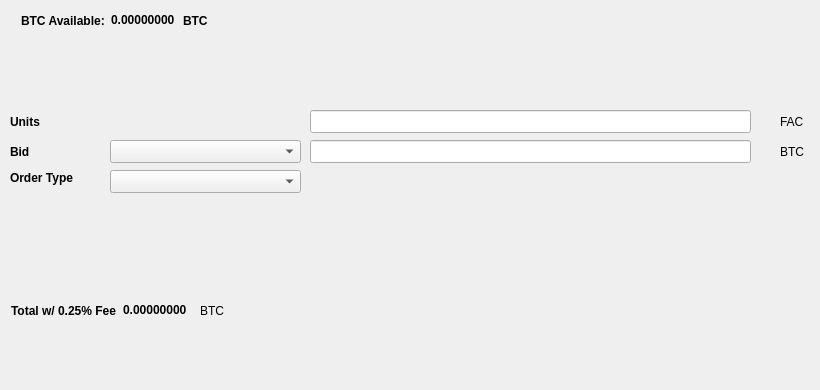
   <widget class="QWidget" name="BuyTab">
    <attribute name="title">
     <string>Buy</string>
    </attribute>
    <widget class="QtMaterialFlatButton" name="BuyFAC" native="true">
     <property name="geometry">
      <rect>
       <x>30</x>
       <y>330</y>
       <width>131</width>
       <height>23</height>
      </rect>
     </property>
     <property name="text" stdset="0">
      <string>Buy FAC</string>
     </property>
     <property name="icon" stdset="0">
      <iconset resource="../fac.qrc">
       <normaloff>:/icons/bitcoin</normaloff>:/icons/bitcoin</iconset>
     </property>
    </widget>
    <widget class="QLabel" name="label_3">
     <property name="geometry">
      <rect>
       <x>10</x>
       <y>110</y>
       <width>46</width>
       <height>23</height>
      </rect>
     </property>
     <property name="font">
      <font>
       <weight>75</weight>
       <bold>true</bold>
      </font>
     </property>
     <property name="text">
      <string>Units</string>
     </property>
    </widget>
    <widget class="QLineEdit" name="UnitsInput">
     <property name="geometry">
      <rect>
       <x>310</x>
       <y>110</y>
       <width>441</width>
       <height>23</height>
      </rect>
     </property>
     <property name="font">
      <font>
       <pointsize>9</pointsize>
       <weight>75</weight>
       <bold>true</bold>
      </font>
     </property>
    </widget>
    <widget class="QLineEdit" name="BuyBidPriceEdit">
     <property name="geometry">
      <rect>
       <x>310</x>
       <y>140</y>
       <width>441</width>
       <height>23</height>
      </rect>
     </property>
     <property name="font">
      <font>
       <pointsize>9</pointsize>
       <weight>75</weight>
       <bold>true</bold>
      </font>
     </property>
    </widget>
    <widget class="QLabel" name="label_4">
     <property name="geometry">
      <rect>
       <x>780</x>
       <y>110</y>
       <width>31</width>
       <height>23</height>
      </rect>
     </property>
     <property name="text">
      <string>FAC</string>
     </property>
    </widget>
    <widget class="QLabel" name="label_5">
     <property name="geometry">
      <rect>
       <x>780</x>
       <y>140</y>
       <width>31</width>
       <height>23</height>
      </rect>
     </property>
     <property name="text">
      <string>BTC</string>
     </property>
    </widget>
    <widget class="QLabel" name="label_6">
     <property name="geometry">
      <rect>
       <x>10</x>
       <y>140</y>
       <width>46</width>
       <height>23</height>
      </rect>
     </property>
     <property name="font">
      <font>
       <weight>75</weight>
       <bold>true</bold>
      </font>
     </property>
     <property name="text">
      <string>Bid</string>
     </property>
    </widget>
    <widget class="QLabel" name="label_7">
     <property name="geometry">
      <rect>
       <x>10</x>
       <y>170</y>
       <width>91</width>
       <height>16</height>
      </rect>
     </property>
     <property name="font">
      <font>
       <weight>75</weight>
       <bold>true</bold>
      </font>
     </property>
     <property name="text">
      <string>Order Type</string>
     </property>
    </widget>
    <widget class="QtMaterialFlatButton" name="Buy_Max_Amount" native="true">
     <property name="geometry">
      <rect>
       <x>110</x>
       <y>110</y>
       <width>191</width>
       <height>23</height>
      </rect>
     </property>
     <property name="font">
      <font>
       <pointsize>10</pointsize>
      </font>
     </property>
     <property name="text" stdset="0">
      <string>Max</string>
     </property>
    </widget>
    <widget class="QComboBox" name="BuyBidcomboBox">
     <property name="geometry">
      <rect>
       <x>110</x>
       <y>140</y>
       <width>191</width>
       <height>23</height>
      </rect>
     </property>
     <property name="font">
      <font>
       <pointsize>10</pointsize>
      </font>
     </property>
    </widget>
    <widget class="QComboBox" name="buyOrdertypeCombo">
     <property name="geometry">
      <rect>
       <x>110</x>
       <y>170</y>
       <width>191</width>
       <height>23</height>
      </rect>
     </property>
     <property name="font">
      <font>
       <pointsize>10</pointsize>
      </font>
     </property>
    </widget>
    <widget class="QWidget" name="layoutWidget1">
     <property name="geometry">
      <rect>
       <x>21</x>
       <y>11</y>
       <width>227</width>
       <height>19</height>
      </rect>
     </property>
     <layout class="QHBoxLayout" name="horizontalLayout_3">
      <item>
       <widget class="QLabel" name="label232">
        <property name="font">
         <font>
          <weight>75</weight>
          <bold>true</bold>
         </font>
        </property>
        <property name="text">
         <string>BTC Available:</string>
        </property>
       </widget>
      </item>
      <item>
       <widget class="QLabel" name="BtcAvailableLbl">
        <property name="palette">
         <palette>
          <active>
           <colorrole role="WindowText">
            <brush brushstyle="SolidPattern">
             <color alpha="255">
              <red>0</red>
              <green>0</green>
              <blue>0</blue>
             </color>
            </brush>
           </colorrole>
           <colorrole role="Button">
            <brush brushstyle="SolidPattern">
             <color alpha="255">
              <red>0</red>
              <green>170</green>
              <blue>0</blue>
             </color>
            </brush>
           </colorrole>
           <colorrole role="Light">
            <brush brushstyle="SolidPattern">
             <color alpha="255">
              <red>0</red>
              <green>255</green>
              <blue>0</blue>
             </color>
            </brush>
           </colorrole>
           <colorrole role="Midlight">
            <brush brushstyle="SolidPattern">
             <color alpha="255">
              <red>0</red>
              <green>212</green>
              <blue>0</blue>
             </color>
            </brush>
           </colorrole>
           <colorrole role="Dark">
            <brush brushstyle="SolidPattern">
             <color alpha="255">
              <red>0</red>
              <green>85</green>
              <blue>0</blue>
             </color>
            </brush>
           </colorrole>
           <colorrole role="Mid">
            <brush brushstyle="SolidPattern">
             <color alpha="255">
              <red>0</red>
              <green>113</green>
              <blue>0</blue>
             </color>
            </brush>
           </colorrole>
           <colorrole role="Text">
            <brush brushstyle="SolidPattern">
             <color alpha="255">
              <red>0</red>
              <green>170</green>
              <blue>0</blue>
             </color>
            </brush>
           </colorrole>
           <colorrole role="BrightText">
            <brush brushstyle="SolidPattern">
             <color alpha="255">
              <red>255</red>
              <green>255</green>
              <blue>255</blue>
             </color>
            </brush>
           </colorrole>
           <colorrole role="ButtonText">
            <brush brushstyle="SolidPattern">
             <color alpha="255">
              <red>0</red>
              <green>0</green>
              <blue>0</blue>
             </color>
            </brush>
           </colorrole>
           <colorrole role="Base">
            <brush brushstyle="SolidPattern">
             <color alpha="255">
              <red>255</red>
              <green>255</green>
              <blue>255</blue>
             </color>
            </brush>
           </colorrole>
           <colorrole role="Window">
            <brush brushstyle="SolidPattern">
             <color alpha="255">
              <red>0</red>
              <green>170</green>
              <blue>0</blue>
             </color>
            </brush>
           </colorrole>
           <colorrole role="Shadow">
            <brush brushstyle="SolidPattern">
             <color alpha="255">
              <red>0</red>
              <green>0</green>
              <blue>0</blue>
             </color>
            </brush>
           </colorrole>
           <colorrole role="AlternateBase">
            <brush brushstyle="SolidPattern">
             <color alpha="255">
              <red>127</red>
              <green>212</green>
              <blue>127</blue>
             </color>
            </brush>
           </colorrole>
           <colorrole role="ToolTipBase">
            <brush brushstyle="SolidPattern">
             <color alpha="255">
              <red>255</red>
              <green>255</green>
              <blue>220</blue>
             </color>
            </brush>
           </colorrole>
           <colorrole role="ToolTipText">
            <brush brushstyle="SolidPattern">
             <color alpha="255">
              <red>0</red>
              <green>0</green>
              <blue>0</blue>
             </color>
            </brush>
           </colorrole>
          </active>
          <inactive>
           <colorrole role="WindowText">
            <brush brushstyle="SolidPattern">
             <color alpha="255">
              <red>0</red>
              <green>0</green>
              <blue>0</blue>
             </color>
            </brush>
           </colorrole>
           <colorrole role="Button">
            <brush brushstyle="SolidPattern">
             <color alpha="255">
              <red>0</red>
              <green>170</green>
              <blue>0</blue>
             </color>
            </brush>
           </colorrole>
           <colorrole role="Light">
            <brush brushstyle="SolidPattern">
             <color alpha="255">
              <red>0</red>
              <green>255</green>
              <blue>0</blue>
             </color>
            </brush>
           </colorrole>
           <colorrole role="Midlight">
            <brush brushstyle="SolidPattern">
             <color alpha="255">
              <red>0</red>
              <green>212</green>
              <blue>0</blue>
             </color>
            </brush>
           </colorrole>
           <colorrole role="Dark">
            <brush brushstyle="SolidPattern">
             <color alpha="255">
              <red>0</red>
              <green>85</green>
              <blue>0</blue>
             </color>
            </brush>
           </colorrole>
           <colorrole role="Mid">
            <brush brushstyle="SolidPattern">
             <color alpha="255">
              <red>0</red>
              <green>113</green>
              <blue>0</blue>
             </color>
            </brush>
           </colorrole>
           <colorrole role="Text">
            <brush brushstyle="SolidPattern">
             <color alpha="255">
              <red>0</red>
              <green>170</green>
              <blue>0</blue>
             </color>
            </brush>
           </colorrole>
           <colorrole role="BrightText">
            <brush brushstyle="SolidPattern">
             <color alpha="255">
              <red>255</red>
              <green>255</green>
              <blue>255</blue>
             </color>
            </brush>
           </colorrole>
           <colorrole role="ButtonText">
            <brush brushstyle="SolidPattern">
             <color alpha="255">
              <red>0</red>
              <green>0</green>
              <blue>0</blue>
             </color>
            </brush>
           </colorrole>
           <colorrole role="Base">
            <brush brushstyle="SolidPattern">
             <color alpha="255">
              <red>255</red>
              <green>255</green>
              <blue>255</blue>
             </color>
            </brush>
           </colorrole>
           <colorrole role="Window">
            <brush brushstyle="SolidPattern">
             <color alpha="255">
              <red>0</red>
              <green>170</green>
              <blue>0</blue>
             </color>
            </brush>
           </colorrole>
           <colorrole role="Shadow">
            <brush brushstyle="SolidPattern">
             <color alpha="255">
              <red>0</red>
              <green>0</green>
              <blue>0</blue>
             </color>
            </brush>
           </colorrole>
           <colorrole role="AlternateBase">
            <brush brushstyle="SolidPattern">
             <color alpha="255">
              <red>127</red>
              <green>212</green>
              <blue>127</blue>
             </color>
            </brush>
           </colorrole>
           <colorrole role="ToolTipBase">
            <brush brushstyle="SolidPattern">
             <color alpha="255">
              <red>255</red>
              <green>255</green>
              <blue>220</blue>
             </color>
            </brush>
           </colorrole>
           <colorrole role="ToolTipText">
            <brush brushstyle="SolidPattern">
             <color alpha="255">
              <red>0</red>
              <green>0</green>
              <blue>0</blue>
             </color>
            </brush>
           </colorrole>
          </inactive>
          <disabled>
           <colorrole role="WindowText">
            <brush brushstyle="SolidPattern">
             <color alpha="255">
              <red>0</red>
              <green>85</green>
              <blue>0</blue>
             </color>
            </brush>
           </colorrole>
           <colorrole role="Button">
            <brush brushstyle="SolidPattern">
             <color alpha="255">
              <red>0</red>
              <green>170</green>
              <blue>0</blue>
             </color>
            </brush>
           </colorrole>
           <colorrole role="Light">
            <brush brushstyle="SolidPattern">
             <color alpha="255">
              <red>0</red>
              <green>255</green>
              <blue>0</blue>
             </color>
            </brush>
           </colorrole>
           <colorrole role="Midlight">
            <brush brushstyle="SolidPattern">
             <color alpha="255">
              <red>0</red>
              <green>212</green>
              <blue>0</blue>
             </color>
            </brush>
           </colorrole>
           <colorrole role="Dark">
            <brush brushstyle="SolidPattern">
             <color alpha="255">
              <red>0</red>
              <green>85</green>
              <blue>0</blue>
             </color>
            </brush>
           </colorrole>
           <colorrole role="Mid">
            <brush brushstyle="SolidPattern">
             <color alpha="255">
              <red>0</red>
              <green>113</green>
              <blue>0</blue>
             </color>
            </brush>
           </colorrole>
           <colorrole role="Text">
            <brush brushstyle="SolidPattern">
             <color alpha="255">
              <red>0</red>
              <green>85</green>
              <blue>0</blue>
             </color>
            </brush>
           </colorrole>
           <colorrole role="BrightText">
            <brush brushstyle="SolidPattern">
             <color alpha="255">
              <red>255</red>
              <green>255</green>
              <blue>255</blue>
             </color>
            </brush>
           </colorrole>
           <colorrole role="ButtonText">
            <brush brushstyle="SolidPattern">
             <color alpha="255">
              <red>0</red>
              <green>85</green>
              <blue>0</blue>
             </color>
            </brush>
           </colorrole>
           <colorrole role="Base">
            <brush brushstyle="SolidPattern">
             <color alpha="255">
              <red>0</red>
              <green>170</green>
              <blue>0</blue>
             </color>
            </brush>
           </colorrole>
           <colorrole role="Window">
            <brush brushstyle="SolidPattern">
             <color alpha="255">
              <red>0</red>
              <green>170</green>
              <blue>0</blue>
             </color>
            </brush>
           </colorrole>
           <colorrole role="Shadow">
            <brush brushstyle="SolidPattern">
             <color alpha="255">
              <red>0</red>
              <green>0</green>
              <blue>0</blue>
             </color>
            </brush>
           </colorrole>
           <colorrole role="AlternateBase">
            <brush brushstyle="SolidPattern">
             <color alpha="255">
              <red>0</red>
              <green>170</green>
              <blue>0</blue>
             </color>
            </brush>
           </colorrole>
           <colorrole role="ToolTipBase">
            <brush brushstyle="SolidPattern">
             <color alpha="255">
              <red>255</red>
              <green>255</green>
              <blue>220</blue>
             </color>
            </brush>
           </colorrole>
           <colorrole role="ToolTipText">
            <brush brushstyle="SolidPattern">
             <color alpha="255">
              <red>0</red>
              <green>0</green>
              <blue>0</blue>
             </color>
            </brush>
           </colorrole>
          </disabled>
         </palette>
        </property>
        <property name="font">
         <font>
          <weight>75</weight>
          <bold>true</bold>
         </font>
        </property>
        <property name="text">
         <string>0.00000000</string>
        </property>
        <property name="textInteractionFlags">
         <set>Qt::LinksAccessibleByMouse|Qt::TextSelectableByKeyboard|Qt::TextSelectableByMouse</set>
        </property>
       </widget>
      </item>
      <item>
       <widget class="QLabel" name="BtcAvailableLbl_2">
        <property name="font">
         <font>
          <weight>75</weight>
          <bold>true</bold>
         </font>
        </property>
        <property name="text">
         <string>BTC</string>
        </property>
       </widget>
      </item>
     </layout>
    </widget>
    <widget class="QWidget" name="layoutWidge2">
     <property name="geometry">
      <rect>
       <x>11</x>
       <y>301</y>
       <width>259</width>
       <height>19</height>
      </rect>
     </property>
     <layout class="QHBoxLayout" name="horizontalLayout_4">
      <item>
       <widget class="QLabel" name="label_9">
        <property name="font">
         <font>
          <weight>75</weight>
          <bold>true</bold>
         </font>
        </property>
        <property name="text">
         <string>Total w/ 0.25% Fee</string>
        </property>
       </widget>
      </item>
      <item>
       <widget class="QLabel" name="BuyCostLabel">
        <property name="palette">
         <palette>
          <active>
           <colorrole role="WindowText">
            <brush brushstyle="SolidPattern">
             <color alpha="255">
              <red>0</red>
              <green>0</green>
              <blue>0</blue>
             </color>
            </brush>
           </colorrole>
           <colorrole role="Button">
            <brush brushstyle="SolidPattern">
             <color alpha="255">
              <red>0</red>
              <green>170</green>
              <blue>0</blue>
             </color>
            </brush>
           </colorrole>
           <colorrole role="Light">
            <brush brushstyle="SolidPattern">
             <color alpha="255">
              <red>0</red>
              <green>255</green>
              <blue>0</blue>
             </color>
            </brush>
           </colorrole>
           <colorrole role="Midlight">
            <brush brushstyle="SolidPattern">
             <color alpha="255">
              <red>0</red>
              <green>212</green>
              <blue>0</blue>
             </color>
            </brush>
           </colorrole>
           <colorrole role="Dark">
            <brush brushstyle="SolidPattern">
             <color alpha="255">
              <red>0</red>
              <green>85</green>
              <blue>0</blue>
             </color>
            </brush>
           </colorrole>
           <colorrole role="Mid">
            <brush brushstyle="SolidPattern">
             <color alpha="255">
              <red>0</red>
              <green>113</green>
              <blue>0</blue>
             </color>
            </brush>
           </colorrole>
           <colorrole role="Text">
            <brush brushstyle="SolidPattern">
             <color alpha="255">
              <red>0</red>
              <green>170</green>
              <blue>0</blue>
             </color>
            </brush>
           </colorrole>
           <colorrole role="BrightText">
            <brush brushstyle="SolidPattern">
             <color alpha="255">
              <red>255</red>
              <green>255</green>
              <blue>255</blue>
             </color>
            </brush>
           </colorrole>
           <colorrole role="ButtonText">
            <brush brushstyle="SolidPattern">
             <color alpha="255">
              <red>0</red>
              <green>0</green>
              <blue>0</blue>
             </color>
            </brush>
           </colorrole>
           <colorrole role="Base">
            <brush brushstyle="SolidPattern">
             <color alpha="255">
              <red>255</red>
              <green>255</green>
              <blue>255</blue>
             </color>
            </brush>
           </colorrole>
           <colorrole role="Window">
            <brush brushstyle="SolidPattern">
             <color alpha="255">
              <red>0</red>
              <green>170</green>
              <blue>0</blue>
             </color>
            </brush>
           </colorrole>
           <colorrole role="Shadow">
            <brush brushstyle="SolidPattern">
             <color alpha="255">
              <red>0</red>
              <green>0</green>
              <blue>0</blue>
             </color>
            </brush>
           </colorrole>
           <colorrole role="AlternateBase">
            <brush brushstyle="SolidPattern">
             <color alpha="255">
              <red>127</red>
              <green>212</green>
              <blue>127</blue>
             </color>
            </brush>
           </colorrole>
           <colorrole role="ToolTipBase">
            <brush brushstyle="SolidPattern">
             <color alpha="255">
              <red>255</red>
              <green>255</green>
              <blue>220</blue>
             </color>
            </brush>
           </colorrole>
           <colorrole role="ToolTipText">
            <brush brushstyle="SolidPattern">
             <color alpha="255">
              <red>0</red>
              <green>0</green>
              <blue>0</blue>
             </color>
            </brush>
           </colorrole>
          </active>
          <inactive>
           <colorrole role="WindowText">
            <brush brushstyle="SolidPattern">
             <color alpha="255">
              <red>0</red>
              <green>0</green>
              <blue>0</blue>
             </color>
            </brush>
           </colorrole>
           <colorrole role="Button">
            <brush brushstyle="SolidPattern">
             <color alpha="255">
              <red>0</red>
              <green>170</green>
              <blue>0</blue>
             </color>
            </brush>
           </colorrole>
           <colorrole role="Light">
            <brush brushstyle="SolidPattern">
             <color alpha="255">
              <red>0</red>
              <green>255</green>
              <blue>0</blue>
             </color>
            </brush>
           </colorrole>
           <colorrole role="Midlight">
            <brush brushstyle="SolidPattern">
             <color alpha="255">
              <red>0</red>
              <green>212</green>
              <blue>0</blue>
             </color>
            </brush>
           </colorrole>
           <colorrole role="Dark">
            <brush brushstyle="SolidPattern">
             <color alpha="255">
              <red>0</red>
              <green>85</green>
              <blue>0</blue>
             </color>
            </brush>
           </colorrole>
           <colorrole role="Mid">
            <brush brushstyle="SolidPattern">
             <color alpha="255">
              <red>0</red>
              <green>113</green>
              <blue>0</blue>
             </color>
            </brush>
           </colorrole>
           <colorrole role="Text">
            <brush brushstyle="SolidPattern">
             <color alpha="255">
              <red>0</red>
              <green>170</green>
              <blue>0</blue>
             </color>
            </brush>
           </colorrole>
           <colorrole role="BrightText">
            <brush brushstyle="SolidPattern">
             <color alpha="255">
              <red>255</red>
              <green>255</green>
              <blue>255</blue>
             </color>
            </brush>
           </colorrole>
           <colorrole role="ButtonText">
            <brush brushstyle="SolidPattern">
             <color alpha="255">
              <red>0</red>
              <green>0</green>
              <blue>0</blue>
             </color>
            </brush>
           </colorrole>
           <colorrole role="Base">
            <brush brushstyle="SolidPattern">
             <color alpha="255">
              <red>255</red>
              <green>255</green>
              <blue>255</blue>
             </color>
            </brush>
           </colorrole>
           <colorrole role="Window">
            <brush brushstyle="SolidPattern">
             <color alpha="255">
              <red>0</red>
              <green>170</green>
              <blue>0</blue>
             </color>
            </brush>
           </colorrole>
           <colorrole role="Shadow">
            <brush brushstyle="SolidPattern">
             <color alpha="255">
              <red>0</red>
              <green>0</green>
              <blue>0</blue>
             </color>
            </brush>
           </colorrole>
           <colorrole role="AlternateBase">
            <brush brushstyle="SolidPattern">
             <color alpha="255">
              <red>127</red>
              <green>212</green>
              <blue>127</blue>
             </color>
            </brush>
           </colorrole>
           <colorrole role="ToolTipBase">
            <brush brushstyle="SolidPattern">
             <color alpha="255">
              <red>255</red>
              <green>255</green>
              <blue>220</blue>
             </color>
            </brush>
           </colorrole>
           <colorrole role="ToolTipText">
            <brush brushstyle="SolidPattern">
             <color alpha="255">
              <red>0</red>
              <green>0</green>
              <blue>0</blue>
             </color>
            </brush>
           </colorrole>
          </inactive>
          <disabled>
           <colorrole role="WindowText">
            <brush brushstyle="SolidPattern">
             <color alpha="255">
              <red>0</red>
              <green>85</green>
              <blue>0</blue>
             </color>
            </brush>
           </colorrole>
           <colorrole role="Button">
            <brush brushstyle="SolidPattern">
             <color alpha="255">
              <red>0</red>
              <green>170</green>
              <blue>0</blue>
             </color>
            </brush>
           </colorrole>
           <colorrole role="Light">
            <brush brushstyle="SolidPattern">
             <color alpha="255">
              <red>0</red>
              <green>255</green>
              <blue>0</blue>
             </color>
            </brush>
           </colorrole>
           <colorrole role="Midlight">
            <brush brushstyle="SolidPattern">
             <color alpha="255">
              <red>0</red>
              <green>212</green>
              <blue>0</blue>
             </color>
            </brush>
           </colorrole>
           <colorrole role="Dark">
            <brush brushstyle="SolidPattern">
             <color alpha="255">
              <red>0</red>
              <green>85</green>
              <blue>0</blue>
             </color>
            </brush>
           </colorrole>
           <colorrole role="Mid">
            <brush brushstyle="SolidPattern">
             <color alpha="255">
              <red>0</red>
              <green>113</green>
              <blue>0</blue>
             </color>
            </brush>
           </colorrole>
           <colorrole role="Text">
            <brush brushstyle="SolidPattern">
             <color alpha="255">
              <red>0</red>
              <green>85</green>
              <blue>0</blue>
             </color>
            </brush>
           </colorrole>
           <colorrole role="BrightText">
            <brush brushstyle="SolidPattern">
             <color alpha="255">
              <red>255</red>
              <green>255</green>
              <blue>255</blue>
             </color>
            </brush>
           </colorrole>
           <colorrole role="ButtonText">
            <brush brushstyle="SolidPattern">
             <color alpha="255">
              <red>0</red>
              <green>85</green>
              <blue>0</blue>
             </color>
            </brush>
           </colorrole>
           <colorrole role="Base">
            <brush brushstyle="SolidPattern">
             <color alpha="255">
              <red>0</red>
              <green>170</green>
              <blue>0</blue>
             </color>
            </brush>
           </colorrole>
           <colorrole role="Window">
            <brush brushstyle="SolidPattern">
             <color alpha="255">
              <red>0</red>
              <green>170</green>
              <blue>0</blue>
             </color>
            </brush>
           </colorrole>
           <colorrole role="Shadow">
            <brush brushstyle="SolidPattern">
             <color alpha="255">
              <red>0</red>
              <green>0</green>
              <blue>0</blue>
             </color>
            </brush>
           </colorrole>
           <colorrole role="AlternateBase">
            <brush brushstyle="SolidPattern">
             <color alpha="255">
              <red>0</red>
              <green>170</green>
              <blue>0</blue>
             </color>
            </brush>
           </colorrole>
           <colorrole role="ToolTipBase">
            <brush brushstyle="SolidPattern">
             <color alpha="255">
              <red>255</red>
              <green>255</green>
              <blue>220</blue>
             </color>
            </brush>
           </colorrole>
           <colorrole role="ToolTipText">
            <brush brushstyle="SolidPattern">
             <color alpha="255">
              <red>0</red>
              <green>0</green>
              <blue>0</blue>
             </color>
            </brush>
           </colorrole>
          </disabled>
         </palette>
        </property>
        <property name="font">
         <font>
          <weight>75</weight>
          <bold>true</bold>
         </font>
        </property>
        <property name="autoFillBackground">
         <bool>false</bool>
        </property>
        <property name="text">
         <string>0.00000000</string>
        </property>
        <property name="textInteractionFlags">
         <set>Qt::LinksAccessibleByMouse|Qt::TextSelectableByMouse</set>
        </property>
       </widget>
      </item>
      <item>
       <widget class="QLabel" name="label_10">
        <property name="font">
         <font>
          <weight>50</weight>
          <bold>false</bold>
         </font>
        </property>
        <property name="text">
         <string>BTC</string>
        </property>
       </widget>
      </item>
     </layout>
    </widget>
    <widget class="QLabel" name="label_24">
     <property name="geometry">
      <rect>
       <x>460</x>
       <y>300</y>
       <width>281</width>
       <height>81</height>
      </rect>
     </property>
     <property name="text">
      <string/>
     </property>
     <property name="pixmap">
      <pixmap>:/images/bittrex</pixmap>
     </property>
    </widget>
   </widget>
